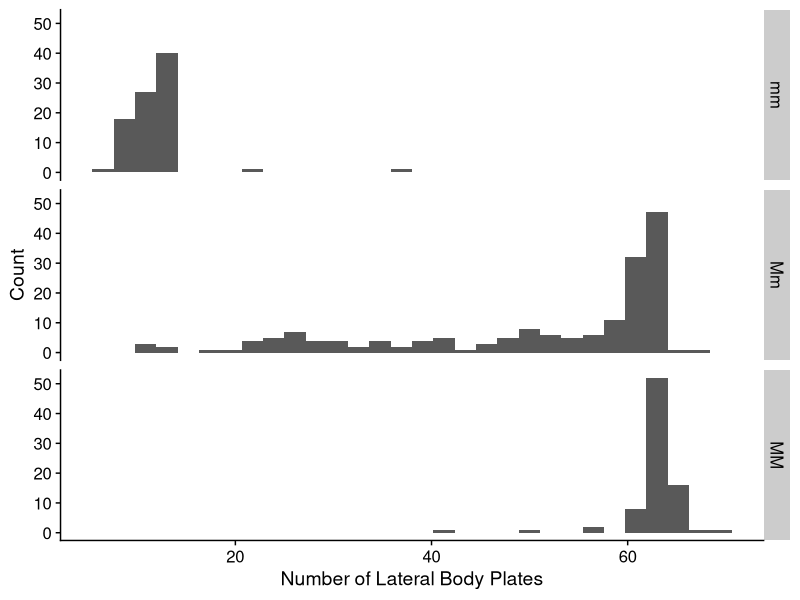
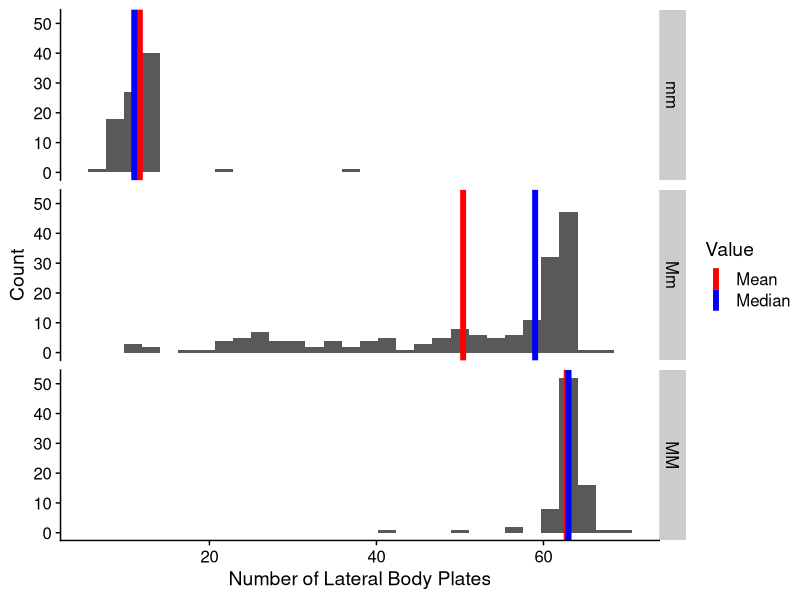

Reproduce these figures in R, in order.
## ---- chunk 1
library(tidyverse)
library(cowplot)
theme_set(theme_cowplot())
## ---- chunk 2
1:10
median(1:10)
quantile(1:10, prob = 0.5)
## ---- chunk 3
SticklebackPlates <- read_csv("../data/Stickleback_Plates.csv")
## ---- chunk 4
glimpse(SticklebackPlates)
## ---- chunk 5
ggplot(SticklebackPlates, aes(x = plates)) +
  geom_histogram(bins = 30) +
  facet_grid(genotype ~ .) +
  xlab("Number of Lateral Body Plates") +
  ylab("Count")
## ---- chunk 6
SticklebackPlates %>% group_by(genotype) %>% 
  summarize(mean_plate = mean(plates),
            median_plate = median(plates),
            .groups = "drop")
## ---- chunk 7
M <- SticklebackPlates %>% 
  group_by(genotype) %>% 
  summarize(Mean = mean(plates),
            Median = median(plates),
            .groups = "drop") %>% 
  gather(Value, x, -genotype)

ggplot(SticklebackPlates, aes(x = plates, group = genotype)) +
  geom_histogram(bins = 30) +
  geom_vline(data = M, aes(xintercept = x, color = Value),
             size = 2) +
  scale_color_manual(values = c("red", "blue")) +
  facet_grid(genotype ~ .) +
  xlab("Number of Lateral Body Plates") +
  ylab("Count")
